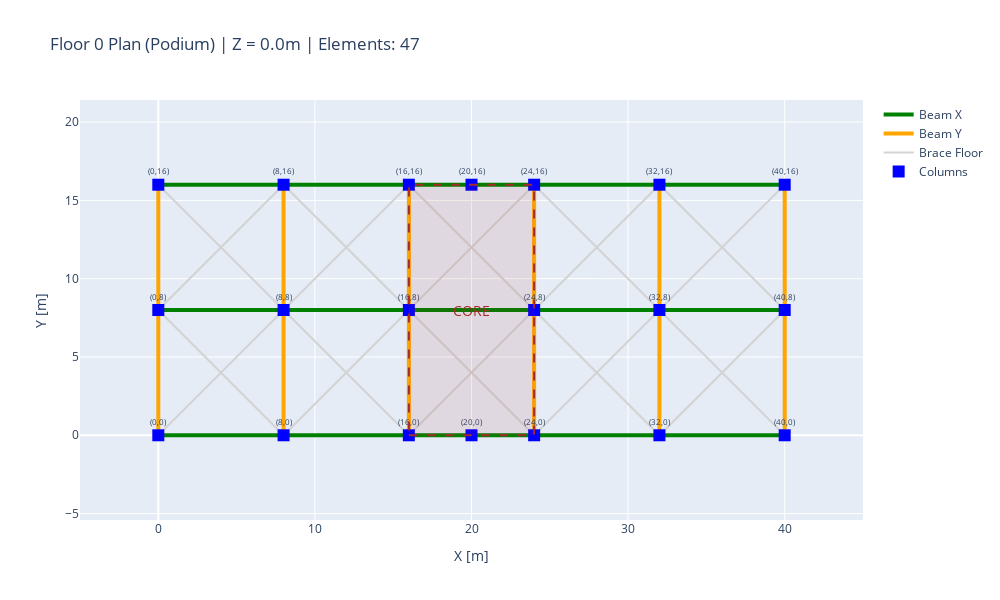

The cell this chart's notebook holds for it:
### Markdown cell above
---
## 6. Floor Plan Views

### Code cell
# Floor 0 Plan - Shows ALL element types
floor_num = 0
floor_mask = position_df['floor'] == floor_num
floor_nodes = position_df[floor_mask]
floor_node_ids = set(floor_nodes['node_id'])

# Get ALL elements on this floor (not just beams)
floor_elements = connectivity_df[
    (connectivity_df['node_i'].isin(floor_node_ids)) & 
    (connectivity_df['node_j'].isin(floor_node_ids))
]

fig_floor0 = go.Figure()

# Style for each element type in plan view
floor_styles = {
    'beam_x':       {'color': 'green',     'width': 4},
    'beam_y':       {'color': 'orange',    'width': 4},
    'brace_floor':  {'color': 'lightgray', 'width': 2},
    'core_wall':    {'color': 'brown',     'width': 5},
    'chevron':      {'color': 'cyan',      'width': 3},
    'brace_xz':     {'color': 'red',       'width': 2},
    'brace_yz':     {'color': 'purple',    'width': 2},
}

for etype, style in floor_styles.items():
    elements = floor_elements[floor_elements['element_type'] == etype]
    if len(elements) == 0:
        continue
    
    x_lines, y_lines = [], []
    for _, row in elements.iterrows():
        c1, c2 = coords[int(row['node_i'])], coords[int(row['node_j'])]
        x_lines.extend([c1[0], c2[0], None])
        y_lines.extend([c1[1], c2[1], None])
    
    fig_floor0.add_trace(go.Scatter(
        x=x_lines, y=y_lines,
        mode='lines', 
        line=dict(color=style['color'], width=style['width']),
        name=etype.replace('_', ' ').title(),
        hoverinfo='name'
    ))

# Add column markers
fig_floor0.add_trace(go.Scatter(
    x=floor_nodes['x'], y=floor_nodes['y'],
    mode='markers+text',
    marker=dict(size=12, color='blue', symbol='square'),
    text=[f"({int(r['x'])},{int(r['y'])})" for _, r in floor_nodes.iterrows()],
    textposition='top center', 
    textfont=dict(size=8),
    name='Columns'
))

# Add core wall boundary rectangle
fig_floor0.add_shape(
    type="rect", x0=16, y0=0, x1=24, y1=16,
    line=dict(color="brown", width=2, dash="dash"),
    fillcolor="rgba(165, 42, 42, 0.1)"
)
fig_floor0.add_annotation(x=20, y=8, text="CORE", showarrow=False, font=dict(size=14, color="brown"))

fig_floor0.update_layout(
    title=f'Floor {floor_num} Plan (Podium) | Z = {Z_COORDS[floor_num]}m | Elements: {len(floor_elements)}',
    xaxis_title='X [m]', yaxis_title='Y [m]',
    xaxis=dict(scaleanchor='y', range=[-5, 45]),
    yaxis=dict(range=[-5, 21]),
    width=1000, height=600,
    legend=dict(x=1.02, y=1)
)
fig_floor0.show()

### Figure 1 — Plotly figure (JSON) as saved in the notebook; plotly's stock layout.template omitted (floating-point values rounded to 4 significant figures)
{"data": [{"hoverinfo": "name", "line": {"color": "green", "width": 4}, "mode": "lines", "name": "Beam X", "type": "scatter", "x": [0, 8, null, 8, 16, null, 16, 24, null, 24, 32, null, 32, 40, null, 0, 8, null, 8, 16, null, 16, 24, null, 24, 32, null, 32, 40, null, 0, 8, null, 8, 16, null, 16, 24, null, 24, 32, null, 32, 40, null], "y": [0, 0, null, 0, 0, null, 0, 0, null, 0, 0, null, 0, 0, null, 8, 8, null, 8, 8, null, 8, 8, null, 8, 8, null, 8, 8, null, 16, 16, null, 16, 16, null, 16, 16, null, 16, 16, null, 16, 16, null]}, {"hoverinfo": "name", "line": {"color": "orange", "width": 4}, "mode": "lines", "name": "Beam Y", "type": "scatter", "x": [0, 0, null, 0, 0, null, 8, 8, null, 8, 8, null, 16, 16, null, 16, 16, null, 24, 24, null, 24, 24, null, 32, 32, null, 32, 32, null, 40, 40, null, 40, 40, null], "y": [0, 8, null, 8, 16, null, 0, 8, null, 8, 16, null, 0, 8, null, 8, 16, null, 0, 8, null, 8, 16, null, 0, 8, null, 8, 16, null, 0, 8, null, 8, 16, null]}, {"hoverinfo": "name", "line": {"color": "lightgray", "width": 2}, "mode": "lines", "name": "Brace Floor", "type": "scatter", "x": [0, 8, null, 8, 0, null, 0, 8, null, 8, 0, null, 8, 16, null, 16, 8, null, 8, 16, null, 16, 8, null, 16, 24, null, 24, 16, null, 16, 24, null, 24, 16, null, 24, 32, null, 32, 24, null, 24, 32, null, 32, 24, null, 32, 40, null, 40, 32, null, 32, 40, null, 40, 32, null], "y": [0, 8, null, 0, 8, null, 8, 16, null, 8, 16, null, 0, 8, null, 0, 8, null, 8, 16, null, 8, 16, null, 0, 8, null, 0, 8, null, 8, 16, null, 8, 16, null, 0, 8, null, 0, 8, null, 8, 16, null, 8, 16, null, 0, 8, null, 0, 8, null, 8, 16, null, 8, 16, null]}, {"marker": {"color": "blue", "size": 12, "symbol": "square"}, "mode": "markers+text", "name": "Columns", "text": ["(0,0)", "(0,8)", "(0,16)", "(8,0)", "(8,8)", "(8,16)", "(16,0)", "(16,8)", "(16,16)", "(24,0)", "(24,8)", "(24,16)", "(32,0)", "(32,8)", "(32,16)", "(40,0)", "(40,8)", "(40,16)", "(20,0)", "(20,16)"], "textfont": {"size": 8}, "textposition": "top center", "type": "scatter", "x": [0.0, 0.0, 0.0, 8.0, 8.0, 8.0, 16.0, 16.0, 16.0, 24.0, 24.0, 24.0, 32.0, 32.0, 32.0, 40.0, 40.0, 40.0, 20.0, 20.0], "y": [0.0, 8.0, 16.0, 0.0, 8.0, 16.0, 0.0, 8.0, 16.0, 0.0, 8.0, 16.0, 0.0, 8.0, 16.0, 0.0, 8.0, 16.0, 0.0, 16.0]}], "layout": {"annotations": [{"font": {"color": "brown", "size": 14}, "showarrow": false, "text": "CORE", "x": 20, "y": 8}], "height": 600, "legend": {"x": 1.02, "y": 1}, "shapes": [{"fillcolor": "rgba(165, 42, 42, 0.1)", "line": {"color": "brown", "dash": "dash", "width": 2}, "type": "rect", "x0": 16, "x1": 24, "y0": 0, "y1": 16}], "title": {"text": "Floor 0 Plan (Podium) | Z = 0.0m | Elements: 47"}, "width": 1000, "xaxis": {"range": [-5, 45], "scaleanchor": "y", "title": {"text": "X [m]"}}, "yaxis": {"range": [-5, 21], "title": {"text": "Y [m]"}}}}
